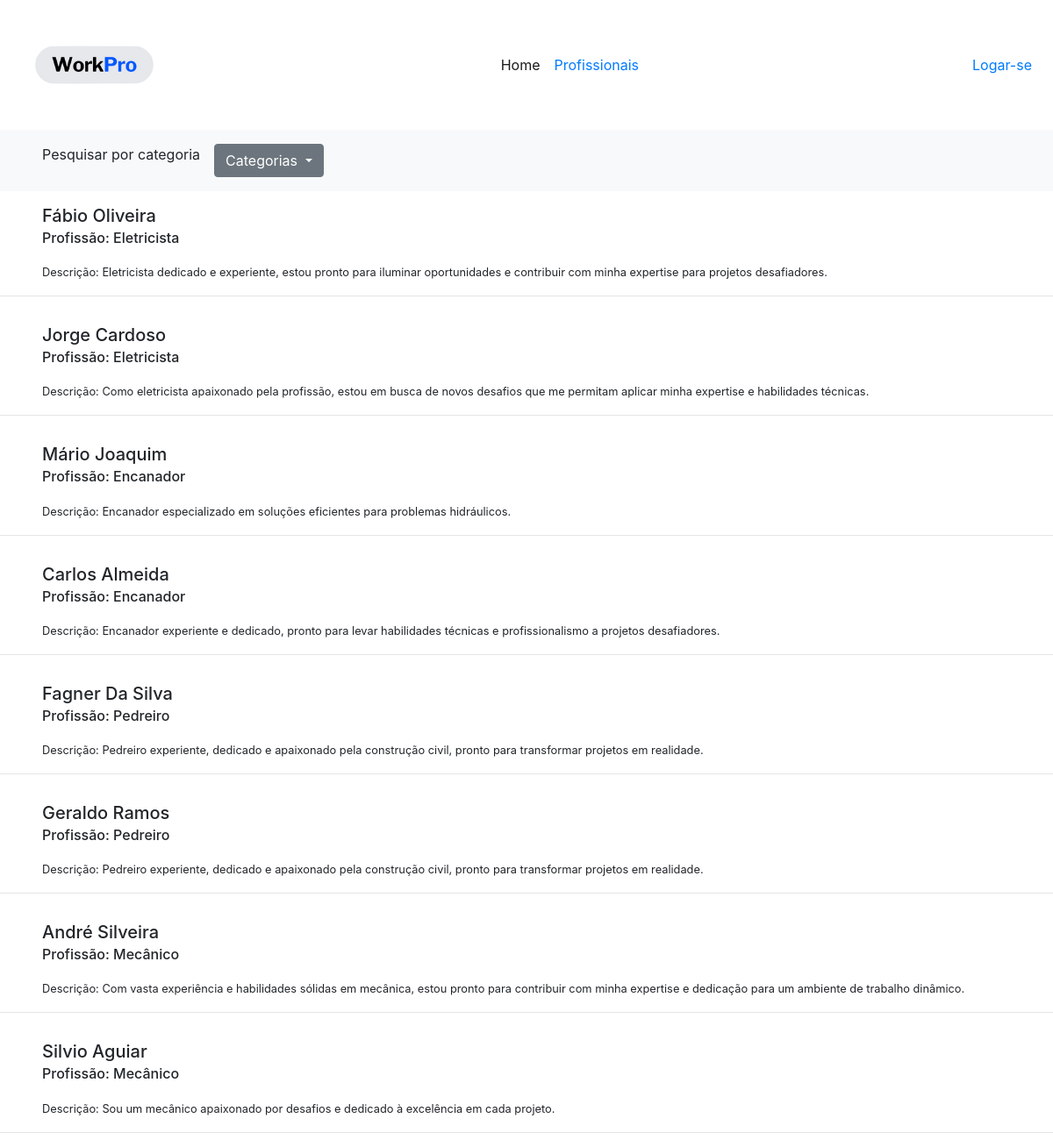
The page /View/pages/profissionais.php on the database its author committed.
### tables this page shows
CREATE TABLE `profissionais` (
  `id` int(11) NOT NULL,
  `path` varchar(100) NOT NULL,
  `contato` varchar(255) DEFAULT NULL,
  `data_nasc` date DEFAULT NULL,
  `descricao` text DEFAULT NULL,
  `pessoa_id` int(11) DEFAULT NULL,
  `cidade` int(11) DEFAULT NULL,
  `categoria` int(11) DEFAULT NULL
);

CREATE TABLE `pessoas` (
  `id` int(11) NOT NULL,
  `data_criacao` date DEFAULT NULL,
  `email` varchar(255) DEFAULT NULL,
  `nome` varchar(100) DEFAULT NULL,
  `senha` varchar(100) DEFAULT NULL,
  `tipo` enum('Cliente','Profissional') DEFAULT NULL
);

### View/pages/profissionais.php (the view, shortened to what this page needs)
<!DOCTYPE html>
<html lang="pt-br">
<head>
  <link rel="stylesheet" href="https://stackpath.bootstrapcdn.com/bootstrap/4.1.3/css/bootstrap.min.css"
>
</head>
<body style="overflow-x: hidden;">
  <header class="d-flex p-2 bd-highlight align-items-center m-3 justify-content-between">
    <img style="height: 100px;" src="<?php echo $base; ?>View\img\logo.png" alt="Logo">
    <nav class="navbar navbar-expand-lg navbar-light">
      <div class="collapse navbar-collapse" id="navbarNav">
        <ul class="navbar-nav ">
          <li class="nav-item active">
            <a class="nav-link" href="/WorkPro/">Home</a>
          </li>
          <li class="nav-item">
            <a class="nav-link text-primary" href="">Profissionais<span class="sr-only">(Página atual)</span></a>
          </li>
        </ul>
      </div>
    </nav>
    <?php
    if (isset($_SESSION['nome'])) { ?>
    <div>
      <span>Olá, <?= $_SESSION['nome'] ?>!</span>
      <button type="button" class="btn btn-primary" data-toggle="modal" data-target="#modalExemplo">
        <img src="<?php echo $base; ?>View/img/person-3x.png" style="filter: invert();" alt="">
      </button>
      <div class="modal fade" id="modalExemplo" tabindex="-1" role="dialog" aria-labelledby="exampleModalLabel"
        aria-hidden="true">
        <div class="modal-dialog" role="document">
          <div class="modal-content">
            <div class="modal-header">
              <h5 class="modal-title" id="exampleModalLabel">Seus dados</h5>
              <button type="button" class="close" data-dismiss="modal" aria-label="Fechar">
                <span aria-hidden="true">&times;</span>
              </button>
            </div>
            <div class="modal-body">
              <table class="table">
                <thead>
                  <tr>
                    <th scope="col">Nome</th>
                    <th scope="col">E-mail</th>
                    <th scope="col">Tipo da conta</th>
                  </tr>
                </thead>
                <tbody>
                  <?php
                    echo "<td>" . $_SESSION['nome'] . "</td>";
                    echo "<td>" . $_SESSION['email'] . "</td>";
                    echo "<td>" . $_SESSION['tipo'] . "</td>";
                    echo "<tr>";
                    ?>
                </tbody>
              </table>
            </div>
            <div class="modal-footer d-flex justify-content-between">
              <div>
                <button class="btn btn-primary dropdown-toggle" type="button" data-toggle="dropdown"
                  aria-haspopup="true" aria-expanded="false">
                  Mais opções
                </button>
                <div class="dropdown-menu">
                  <?php if ($_SESSION['tipo'] == 'Cliente') { ?>
                  <div>
                    <a class="dropdown-item" href="/WorkPro/Paginas/editar_perfil_cliente">Editar</a>
                  </div>
                  <?php } else { ?>
                  <div>
                    <a class="dropdown-item" href="/WorkPro/Paginas/editar_perfil_profissional">Editar</a>
                    <button class="dropdown-item" id="excluirCadastroProfissionalBtn">Tornar conta ao tipo
                      cliente</button>
                  </div>
                  <?php
                    }
                    if ($_SESSION['tipo'] == 'Cliente') { ?>
                  <div>
                    <a class="dropdown-item" href="/WorkPro/Paginas/cadastro_profissional">Tornar-se um profissional</a>
                  </div>
                  <?php } else {
                    } ?>
                </div>
              </div>
              <a href='/WorkPro/Cadastro/logout'>Sair</a>
            </div>
          </div>
        </div>
      </div>
    </div>
    <div class="modal fade" id="ExemploModalCentralizado" tabindex="-1" role="dialog"
      aria-labelledby="TituloModalCentralizado" aria-hidden="true">
      <div class="modal-dialog modal-dialog-centered" role="document">
        <div class="modal-content">
          <div class="modal-header">
            <h5 class="modal-title" id="TituloModalCentralizado">Tornar conta ao tipo cliente</h5>
            <button type="button" class="close" data-dismiss="modal" aria-label="Fechar">
              <span aria-hidden="true">&times;</span>
            </button>
          </div>
          <div class="modal-body">
            Você realmente deseja converter sua conta de volta para o tipo cliente? <br>
            Todos os dados do perfil profissional serão excluídos!
          </div>
          <div class="modal-footer">
            <a href="/WorkPro/Home/excluir_dados_profissional" class="btn btn-danger">Excluir</a>
          </div>
        </div>
      </div>
    </div>
    <?php  } else {  ?>
    <a href="/WorkPro/Home/logar">Logar-se</a>
    <?php
    }
    ?>
  </header>
  <main class="">
    <nav class="d-flex align-items-center bg-light pt-3 pb-3">
      <form action="" method="POST" class="d-flex">
        <label class="ml-5">Pesquisar por categoria</label>
        <div class="dropdown ml-3">
          <button class="btn btn-secondary dropdown-toggle" type="button" data-toggle="dropdown" aria-haspopup="true"
            aria-expanded="false">
            Categorias
          </button>
        </div>
      </form>
    </nav>
    <?php
    function categoria($categoria)
    {
      $str = '';
      switch ($categoria) {
        case 1:
          $str = 'Eletricista';
          break;
        case 2:
          $str = 'Encanador';
          break;
        case 3:
          $str = 'Pedreiro';
          break;
        case 4:
          $str = 'Mecânico';
          break;
      }
      return $str;
    }
    include('conexao.php');
    $categoriaSelecionada = '';
    $query_profissionais = "SELECT pessoas.nome, pessoas.email, profissionais.*
    FROM pessoas
    JOIN profissionais ON pessoas.id = profissionais.pessoa_id";
    $resultado_profissionais = mysqli_query($conexao, $query_profissionais);
    if (mysqli_num_rows($resultado_profissionais) > 0) {
      while ($row_profissionais = mysqli_fetch_array($resultado_profissionais)) {
    ?>
    <form action="/WorkPro/Paginas/perfil_profissional" method="POST">
      <div class="d-flex justify-content-between pr-5 pl-5 pt-3 <?= $categoriaSelecionada; ?>">
        <div class="">
          <h5 class="mb-1"><?= $row_profissionais['nome']; ?></h5>
          <p class="mb-1">
          <h6 class="mb-1">Profissão: <?= categoria($row_profissionais['categoria']) ?></h6>
          </p>
          <small>Descrição: <?= $row_profissionais['descricao']; ?></small>
        </div>
      </div>
      <hr>
    </form>
    <?php
      }
    }
    ?>
  </main>
</body>
</html>

### rows shown on the page
profissionais: pessoa.nome "Fábio Oliveira", categoria "Eletricista", descricao "Eletricista dedicado e experiente, estou pronto para iluminar oportunidades e contribuir com minha expertise para projetos desafiadores."
profissionais: pessoa.nome "Jorge Cardoso", categoria "Eletricista", descricao "Como eletricista apaixonado pela profissão, estou em busca de novos desafios que me permitam aplicar minha expertise e habilidades técnicas."
profissionais: pessoa.nome "Mário Joaquim", categoria "Encanador", descricao "Encanador especializado em soluções eficientes para problemas hidráulicos."
profissionais: pessoa.nome "Carlos Almeida", categoria "Encanador", descricao "Encanador experiente e dedicado, pronto para levar habilidades técnicas e profissionalismo a projetos desafiadores."
profissionais: pessoa.nome "Fagner Da Silva", categoria "Pedreiro", descricao "Pedreiro experiente, dedicado e apaixonado pela construção civil, pronto para transformar projetos em realidade."
profissionais: pessoa.nome "Geraldo Ramos", categoria "Pedreiro", descricao "Pedreiro experiente, dedicado e apaixonado pela construção civil, pronto para transformar projetos em realidade."
profissionais: pessoa.nome "André Silveira", categoria "Mecânico", descricao "Com vasta experiência e habilidades sólidas em mecânica, estou pronto para contribuir com minha expertise e dedicação para um ambiente de trabalho dinâmico."
profissionais: pessoa.nome "Silvio Aguiar", categoria "Mecânico", descricao "Sou um mecânico apaixonado por desafios e dedicado à excelência em cada projeto."
